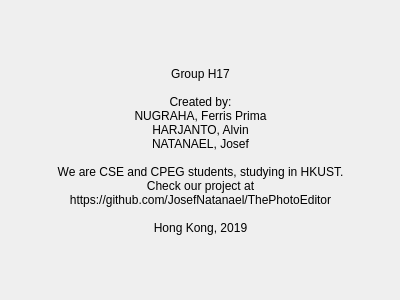
<?xml version="1.0" encoding="UTF-8"?>
<ui version="4.0">
 <class>AboutUs</class>
 <widget class="QWidget" name="AboutUs">
  <property name="geometry">
   <rect>
    <x>0</x>
    <y>0</y>
    <width>400</width>
    <height>300</height>
   </rect>
  </property>
  <property name="windowTitle">
   <string>About Us</string>
  </property>
  <widget class="QLabel" name="label">
   <property name="geometry">
    <rect>
     <x>10</x>
     <y>10</y>
     <width>381</width>
     <height>281</height>
    </rect>
   </property>
   <property name="text">
    <string>Group H17

Created by:
NUGRAHA, Ferris Prima
HARJANTO, Alvin
NATANAEL, Josef

We are CSE and CPEG students, studying in HKUST.
Check our project at 
https://github.com/JosefNatanael/ThePhotoEditor

Hong Kong, 2019</string>
   </property>
   <property name="alignment">
    <set>Qt::AlignCenter</set>
   </property>
  </widget>
 </widget>
 <resources/>
 <connections/>
</ui>
